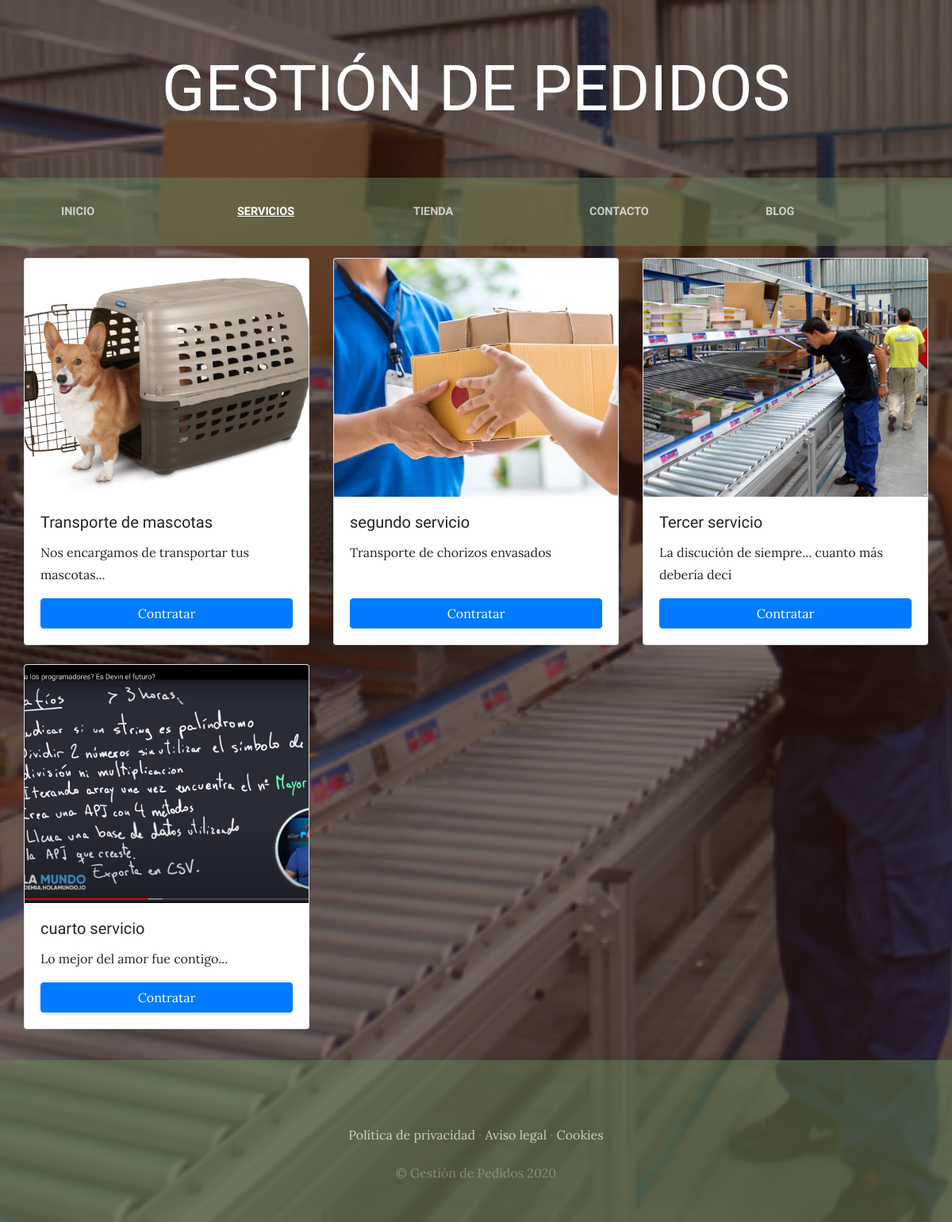
The app's page /servicios/ with its own data.
### servicios_App/models.py (models this page shows, shortened)
class Servicios(models.Model):
    titulo=models.CharField(max_length=50)
    contenido=models.CharField(max_length=50)
    imagen=models.ImageField(upload_to='servicios')
    created=models.DateTimeField(auto_now_add=True)
    updated=models.DateTimeField(auto_now_add=True)
    class Meta:
        verbose_name='servicio'
        verbose_name_plural='servicios'

### servicios_App/views.py (the view)
# urls.py: path('',views.servicios,name='Servicios'),
def servicios(request):
    servicios=Servicios.objects.all()
    return render(request,'servicios/servicios.html',{'servicios':servicios})

### servicios_App/templates/servicios/servicios.html
{% extends 'gestion_Pedidos_App_Templates/base.html' %}
{% load static %}
{% block content %}
    <div class="row">
        {% for servicio in servicios %}
        <div class="col-md-4 mb-4 d-flex align-items-stretch">
            <div class="card h-100 d-flex flex-column">
                <img src="{{servicio.imagen.url}}" class="card-img-top img-fluid imagen-ajustada" alt="...">
                <div class="card-body d-flex flex-column centrado-card">
                    <h5 class="card-title">{{servicio.titulo}}</h5>
                    <p class="card-text flex-grow-1">{{servicio.contenido}}</p>
                    <a href="#" class="btn btn-primary mt-auto">Contratar</a>
                </div>
            </div>
        </div>
        {% endfor %}
    </div>
{% endblock %}

### gestion_Pedidos_App/static/gestion_Pedidos_App/css/gestion.css (style rules this page uses)
* { width: 100%; padding: 0px; }
body { font-family: 'Lora'; background: linear-gradient(rgba(47, 23, 15, 0.65), rgba(47, 23, 15, 0.65)), url("../img/bg_main.jpg"); background-attachment: fixed; background-position: center; background-size: cover; }
h1, h2, h3, h4, h5, h6 { font-family: 'Raleway'; }
p { line-height: 1.75; }
.imagen-ajustada { width: 100%; height: 300px; object-fit: cover; }
.row { margin: auto; padding: 15px 15px; }
.centrado-card { display: flex; align-items: center; }
.card-body { display: flex; flex-direction: column; justify-content: space-between; }
.btn { box-shadow: 0px 3px 3px 0px rgba(33, 37, 41, 0.1); }

### records on screen
Servicios: imagen (picture), titulo "Transporte de mascotas", contenido "Nos encargamos de transportar tus mascotas..."
Servicios: imagen (picture), titulo "segundo servicio", contenido "Transporte de chorizos envasados"
Servicios: imagen (picture), titulo "Tercer servicio", contenido "La discución de siempre... cuanto más debería deci"
Servicios: imagen (picture), titulo "cuarto servicio", contenido "Lo mejor del amor fue contigo..."
